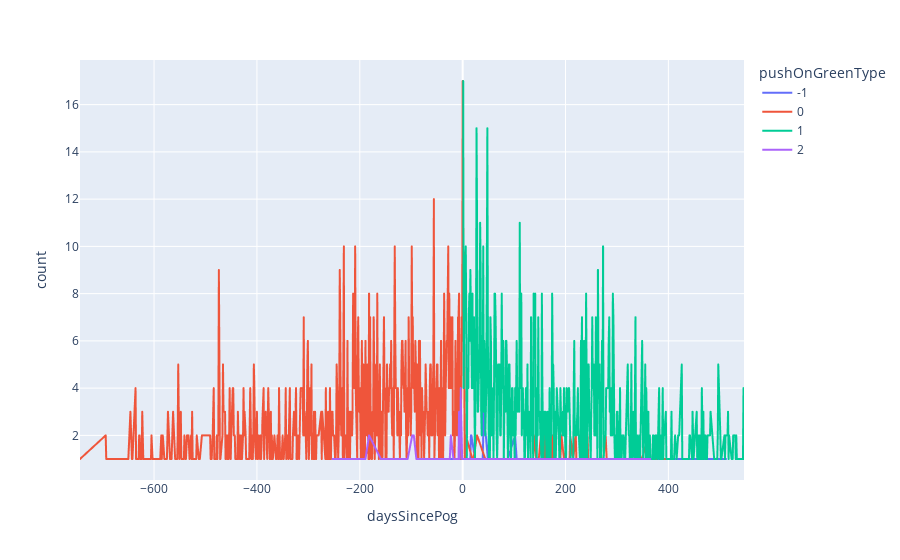

The code cell stored with this chart in its notebook:
### Code cell
import plotly.express as px
import chart_studio.plotly as py

fig = px.line(new, x="daysSincePog", y="count", color="pushOnGreenType",
              line_group="pushOnGreenType", hover_name="pushOnGreenType")
fig.show()

#py.iplot(fig, filename = 'pog-by-day')

### Figure 1 — Plotly figure (JSON) as saved in the notebook; plotly's stock layout.template omitted (floating-point values rounded to 4 significant figures; data arrays with more than 128 entries replaced by an {"elided": "..."} marker saying what was removed)
{"data": [{"hovertemplate": "<b>%{hovertext}</b><br><br>pushOnGreenType=-1<br>daysSincePog=%{x}<br>count=%{y}<extra></extra>", "hovertext": [-1, -1, -1, -1, -1, -1, -1, -1, -1, -1, -1, -1, -1, -1, -1, -1, -1, -1, -1, -1, -1, -1, -1, -1, -1, -1, -1, -1, -1, -1, -1, -1, -1, -1, -1, -1, -1, -1, -1, -1, -1, -1, -1, -1, -1, -1, -1, -1], "legendgroup": "-1", "line": {"color": "#636efa", "dash": "solid"}, "mode": "lines", "name": "-1", "showlegend": true, "type": "scattergl", "x": [-30, -28, 1, 4, 8, 13, 15, 16, 17, 24, 29, 30, 32, 37, 39, 41, 49, 71, 72, 79, 81, 88, 102, 105, 118, 120, 127, 133, 136, 137, 177, 199, 202, 214, 216, 217, 219, 270, 271, 280, 304, 325, 367, 369, 465, 486, 488, 512], "xaxis": "x", "y": [1, 1, 1, 1, 1, 1, 1, 2, 2, 1, 1, 1, 1, 1, 1, 3, 1, 1, 1, 1, 1, 1, 2, 1, 1, 1, 1, 1, 1, 1, 1, 1, 1, 1, 1, 1, 1, 1, 1, 1, 1, 1, 1, 1, 1, 1, 1, 1], "yaxis": "y"}, {"hovertemplate": "<b>%{hovertext}</b><br><br>pushOnGreenType=0<br>daysSincePog=%{x}<br>count=%{y}<extra></extra>", "hovertext": {"elided": "604 int values"}, "legendgroup": "0", "line": {"color": "#EF553B", "dash": "solid"}, "mode": "lines", "name": "0", "showlegend": true, "type": "scattergl", "x": {"elided": "604 int values"}, "xaxis": "x", "y": {"elided": "604 int values"}, "yaxis": "y"}, {"hovertemplate": "<b>%{hovertext}</b><br><br>pushOnGreenType=1<br>daysSincePog=%{x}<br>count=%{y}<extra></extra>", "hovertext": {"elided": "421 int values"}, "legendgroup": "1", "line": {"color": "#00cc96", "dash": "solid"}, "mode": "lines", "name": "1", "showlegend": true, "type": "scattergl", "x": {"elided": "421 int values"}, "xaxis": "x", "y": {"elided": "421 int values"}, "yaxis": "y"}, {"hovertemplate": "<b>%{hovertext}</b><br><br>pushOnGreenType=2<br>daysSincePog=%{x}<br>count=%{y}<extra></extra>", "hovertext": [2, 2, 2, 2, 2, 2, 2, 2, 2, 2, 2, 2, 2, 2, 2, 2, 2, 2, 2, 2, 2, 2, 2, 2, 2, 2, 2, 2, 2, 2, 2, 2, 2, 2, 2, 2, 2, 2, 2, 2, 2, 2, 2, 2], "legendgroup": "2", "line": {"color": "#ab63fa", "dash": "solid"}, "mode": "lines", "name": "2", "showlegend": true, "type": "scattergl", "x": [-253, -245, -237, -230, -222, -201, -190, -189, -182, -159, -140, -138, -132, -107, -98, -97, -95, -90, -85, -84, -82, -78, -68, -56, -55, -49, -48, -42, -41, -40, -34, -33, -27, -25, -23, -18, -16, -13, -8, -7, -6, -4, -1, 365], "xaxis": "x", "y": [1, 1, 1, 1, 1, 1, 1, 1, 2, 1, 1, 1, 1, 1, 2, 2, 2, 1, 1, 1, 1, 1, 1, 1, 1, 1, 1, 1, 1, 1, 1, 1, 1, 1, 2, 1, 1, 1, 1, 3, 1, 4, 1, 1], "yaxis": "y"}], "layout": {"legend": {"title": {"text": "pushOnGreenType"}, "tracegroupgap": 0}, "margin": {"t": 60}, "xaxis": {"anchor": "y", "domain": [0, 1], "title": {"text": "daysSincePog"}}, "yaxis": {"anchor": "x", "domain": [0, 1], "title": {"text": "count"}}}}
